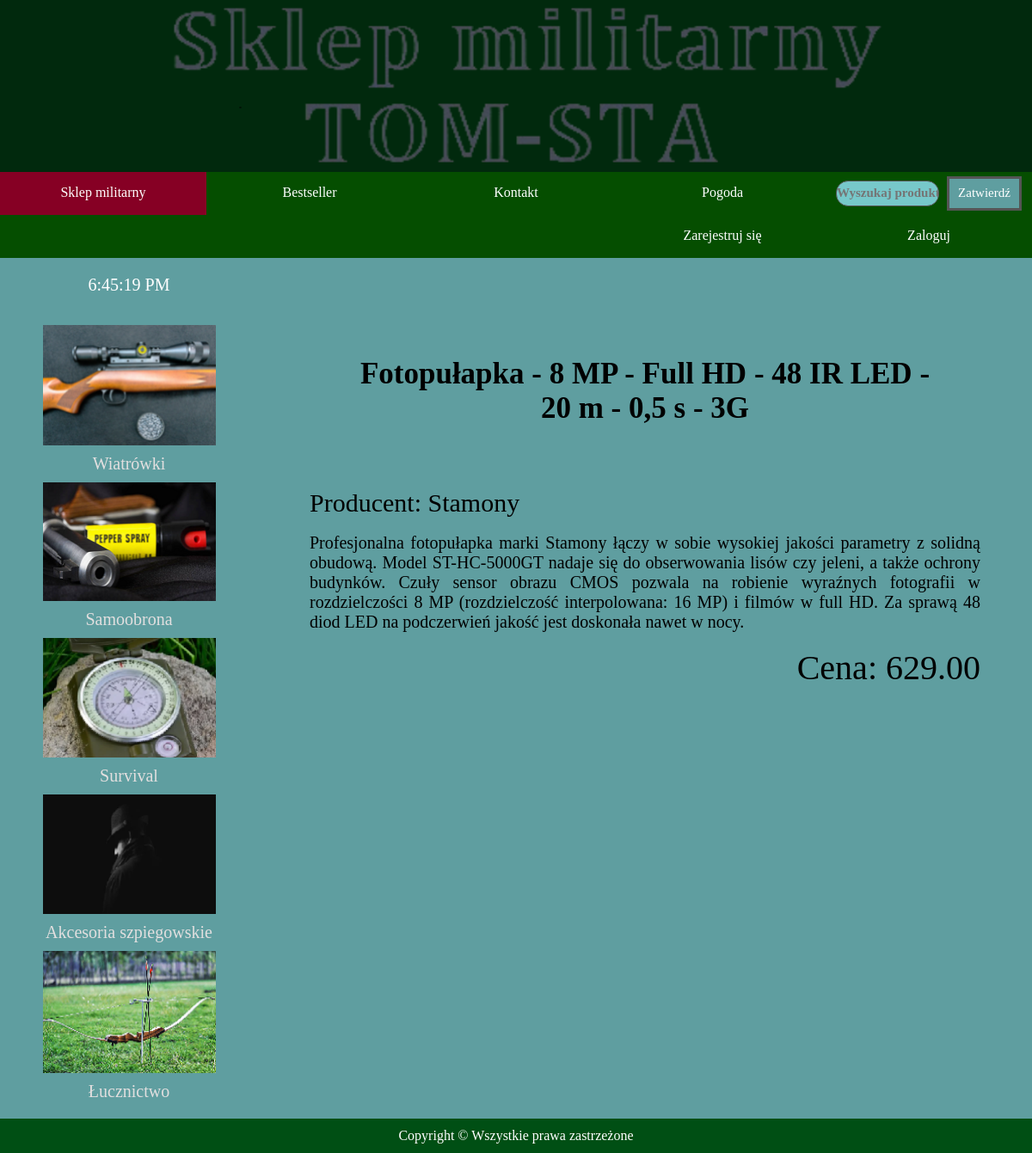
The app's page /produkt/18/ with its own data.
### Produkty/models.py (models this page shows, shortened)
class Kategoria(models.Model):
    nazwa = models.CharField(max_length=40)
    zdjecie = models.ImageField(null=True, blank=True, upload_to="imageskat/")
    class Meta:
        verbose_name = "Kategoria"
        verbose_name_plural = "Kategorie"

class Produkty(models.Model):
    nazwa = models.CharField(max_length=100)
    producent = models.ForeignKey(Producent, on_delete=models.CASCADE, null=True)
    kategoria = models.ForeignKey(Kategoria, on_delete=models.CASCADE, blank=True, null=True)
    opis = models.TextField(blank=True)
    cena = models.DecimalField(max_digits=12, decimal_places=2)
    class Meta:
            verbose_name = "Produkt"
            verbose_name_plural = "Produkty"

class Producent(models.Model):
    nazwa = models.CharField(max_length=50)
    opis = models.TextField(blank=True)
    def __str__(self):
        return self.nazwa
    class Meta:
        verbose_name = "Producent"
        verbose_name_plural = "Producenci"

### Produkty/views.py (the view)
# urls.py: path('produkt/<id>/', views.produkt, name='produkt'),
def produkt (request, id):        # /produkt/1 to wyswietla o id=1
    produkt_user = Produkty.objects.get(pk=id)
    kategorie = Kategoria.objects.all()
    dane = {'produkt_user' : produkt_user,
            'kategorie' : kategorie}
    return render(request, 'produkt.html', dane)

### Produkty/templates/produkt.html
    {% extends 'szablon.html' %}
    {% block produkt %}
        {% if produkt_user %}
                <div id="mainwindowprodukt">
                    <h3 class="name"> {{produkt_user.nazwa}} </h3><br>
                    <p class="manufacturer"> Producent: {{produkt_user.producent}} </p><br>
                    <p class="description"> {{produkt_user.opis}} </p><br>
                    <p class="price"> Cena: {{produkt_user.cena}} </p><br>
                </div>
        {% else %}
            <p style="font-size: 20px">Nie ma produktu o takiej nazwie.</p>
        {% endif %}
    {% endblock produkt %}

### Produkty/templates/szablon.html (shortened to what this page needs)
{% load static %}
<!DOCTYPE html>
<html lang="pl">
    <head>
        <link rel="stylesheet" type="text/css" href="{% static 'style.css' %}"/>
    </head>
    <body>
    <div id="wrapper">
        <header>
                <img class="temp" src="{% static 'images/logosklepu.png' %}" height="200px;" alt="My image">
        </header>
            <nav>
                <a class="menu active" href="/">Sklep militarny</a>
                <a class="menu" href="/galeria">Bestseller</a>
                <a class="menu" href="/kontakt">Kontakt</a>
                <a class="menu" href="/pogoda">Pogoda</a>
                <a class="menu">
                    <form action="/search">
                        <input name="q" type="text" autocomplete="off" title="Do wyszukania podaj co namniej jedną literę bądź cyfrę" required="required" size="11" placeholder="Wyszukaj produkt" />
                        <button class="button" type=submit" >Zatwierdź</button>
                     </form>
                </a>
                {% if user.is_authenticated %}
                <a></a><a></a><a></a><a></a>
                <a class="menu" href="JavaScript:{document.getElementById('logout').submit()}">Wyloguj</a>
                {% else %}
                <a></a><a></a><a></a>
                <a class="menu" href="{% url 'signup_page' %}">Zarejestruj się</a>
                <a class="menu" href="{% url 'login_page' %}">Zaloguj</a>
                {% endif %}
            </nav>
            <section>
                <div id ="navig" >
                    <div id="czas"></div>
                    {% for kat in kategorie %}
                        {% if kat.zdjecie %}
                             <a class="mainphoto" href="/kategoria/{{kat.id}}"><img src="{{ MEDIA_URL }}{{ kat.zdjecie.url }}" alt="img"></a>
                        {% endif %}
                        <p><a class="kat" href="/kategoria/{{kat.id}}">{{ kat.nazwa }} </a> </p>
                    {% endfor %}
                </div>
                <div id ="searchwindow">
                    {% block produkt %}
                    {% endblock produkt %}
                </div>
            </section>
        <footer>Copyright © Wszystkie prawa zastrzeżone</footer>
    </div>
    </body>
</html>

### Produkty/templates/static/style.css (style rules this page uses)
* { margin: 0; padding: 0; font-family: "Times New Roman", Times, serif; box-sizing: border-box; }
html { background-color: #01290d; }
body { background-color: #01290d; }
#wrapper { max-width: 1200px; height: 100%; margin: 0 auto 0 auto; background-color: white; }
#navig { margin: 0px; padding: 20px; width: 25%; float: left; background-color: cadetblue; }
#czas { text-align: center; color: white; margin-bottom: 25px; font-size: 20px; }
#navig p { text-align: center; font-size: 20px; }
#searchwindow { padding: 45px; width: 75%; float: left; background-color: cadetblue; }
#mainwindowprodukt { padding: 15px; display: block; width: 100%; height: 100%; }
#mainwindowprodukt h3 { font-size: 30px; text-align: center; }
#mainwindowprodukt p { font-size: 25px; text-align: justify; }
section::after { content: ""; clear: both; display: table; }
section { background-color: cadetblue; }
header img { width: 100%; display: block; }
nav { overflow: hidden; background-color: rgb(5, 78, 0); }
nav a { display: block; width: 20%; float: left; color: white; height: 50px; text-align: center; text-decoration: none; background-color: rgb(5, 78, 0); line-height: 3; transition: all 0.5s ease; }
section a { text-decoration: none; color: #e2dfdf; }
nav form { background-color: rgb(5, 78, 0); line-height: 3; }
.active { background-color: rgb(134, 0, 36); }
footer { width: 100%; height: 40px; background-color: rgb(0, 79, 20); color: white; line-height: 40px; text-align: center; }
.mainphoto img { padding: 10px; width: 85%; display: block; margin-left: auto; margin-right: auto; }
#mainwindowprodukt .name { padding: 55px; text-align: center; font-size: 35px; }
#mainwindowprodukt .manufacturer { text-align: left; font-size: 30px; }
#mainwindowprodukt .description { text-align: justify; font-size: 20px; }
#mainwindowprodukt .price { text-align: right; font-size: 40px; }
#searchwindow h3 { text-align: center; font-size: 25px; }
.button { background-color: cadetblue; color: white; padding: 4px 10px; text-align: center; margin-left: 5px; text-decoration: none; display: inline-block; font-size: 15px; cursor: pointer; border: 3px solid #555; height: 40px; }
input[type=text] { background-color: #77c8ca; color: black; font-weight: bolder; border: 1px solid #555; font-size: 15px; height: 30px; border-radius: 14px; }

### records on screen
Kategoria: zdjecie (picture), nazwa "Wiatrówki"
Kategoria: zdjecie (picture), nazwa "Samoobrona"
Kategoria: zdjecie (picture), nazwa "Survival"
Kategoria: zdjecie (picture), nazwa "Akcesoria szpiegowskie"
Kategoria: zdjecie (picture), nazwa "Łucznictwo"
Produkty: nazwa "Fotopułapka - 8 MP - Full HD - 48 IR LED - 20 m - 0,5 s - 3G", producent "Stamony", opis "Profesjonalna fotopułapka marki Stamony łączy w sobie wysokiej jakości parametry z solidną obudową. Model ST-HC-5000GT nadaje się do obserwowania lisów czy jeleni, a także ochrony budynków. Czuły sensor obrazu CMOS pozwala na robienie wyraźnych fotografii w rozdzielczości 8 MP (rozdzielczość interpolowana: 16 MP) i filmów w full HD. Za sprawą 48 diod LED na podczerwień jakość jest doskonała nawet w nocy.", cena "629.00"
